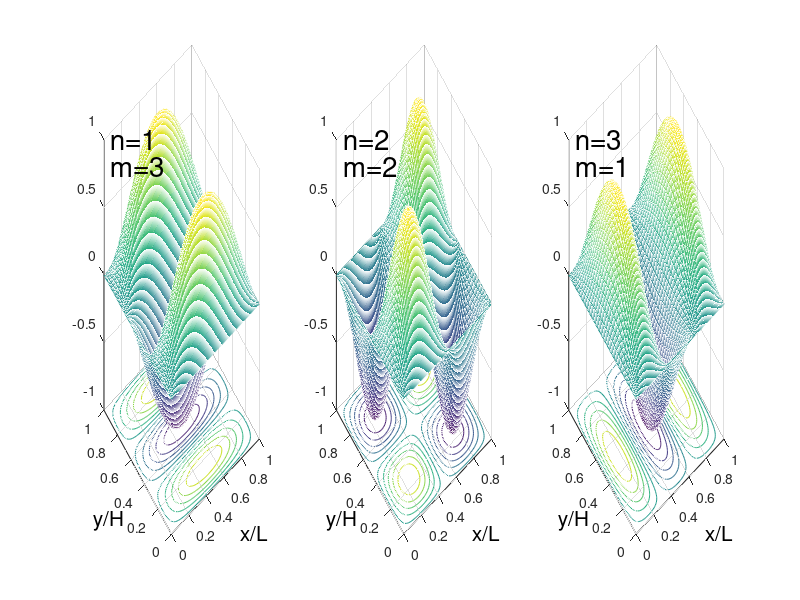

Write MATLAB code to recreate this figure.
n=1
m=3
x=0:0.01:1;
y=0:0.01:1;
[X,Y]=meshgrid(x,y);
U=sin(n.*pi.*X).*sin(m.*pi.*Y);
subplot(1,3,1), meshc(x,y,U)
text(0,.9,1.1,'n=1','fontsize',20)
text(0,.9,0.90,'m=3','fontsize',20)

text(0.5,-.375,-1,'x/L','fontsize',15)
text(-.5,0.5,-1,'y/H','fontsize',15)


n=2
m=2
x=0:0.01:1;
y=0:0.01:1;
[X,Y]=meshgrid(x,y);
U=sin(n.*pi.*X).*sin(m.*pi.*Y);
subplot(1,3,2), meshc(x,y,U)
text(0,.9,1.1,'n=2','fontsize',20)
text(0,.9,0.90,'m=2','fontsize',20)
text(0.5,-.375,-1,'x/L','fontsize',15)
text(-.5,0.5,-1,'y/H','fontsize',15)

n=3
m=1
x=0:0.01:1;
y=0:0.01:1;
[X,Y]=meshgrid(x,y);
U=sin(n.*pi.*X).*sin(m.*pi.*Y);
subplot(1,3,3), meshc(x,y,U)
text(0,.9,1.1,'n=3','fontsize',20)
text(0,.9,0.90,'m=1','fontsize',20)

text(0.5,-.375,-1,'x/L','fontsize',15)
text(-.5,0.5,-1,'y/H','fontsize',15)